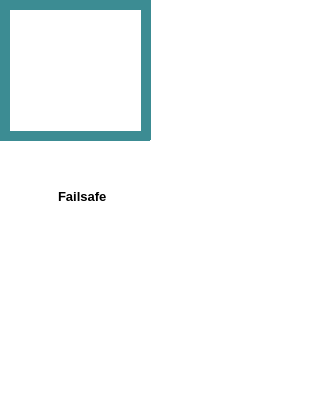
<?xml version="1.0" encoding="UTF-8"?>
<ui version="4.0">
 <class>MainWindow</class>
 <widget class="QMainWindow" name="MainWindow">
  <property name="geometry">
   <rect>
    <x>0</x>
    <y>0</y>
    <width>315</width>
    <height>411</height>
   </rect>
  </property>
  <property name="windowTitle">
   <string>SEDS </string>
  </property>
  <property name="windowIcon">
   <iconset>
    <normaloff>../images/FLAG.png</normaloff>../images/FLAG.png</iconset>
  </property>
  <property name="styleSheet">
   <string notr="true">background-color: rgb(255, 255, 255);
border-color: qlineargradient(spread:pad, x1:0.972, y1:1, x2:1, y2:0, stop:0 rgba(0, 73, 0, 111), stop:1 rgba(255, 255, 255, 255));</string>
  </property>
  <widget class="QWidget" name="centralwidget">
   <widget class="QWidget" name="verticalLayoutWidget">
    <property name="geometry">
     <rect>
      <x>0</x>
      <y>140</y>
      <width>151</width>
      <height>231</height>
     </rect>
    </property>
    <layout class="QVBoxLayout" name="verticalLayout">
     <item>
      <layout class="QGridLayout" name="gridLayout">
       <item row="0" column="2">
        <widget class="QLabel" name="label_40">
         <property name="font">
          <font>
           <family>Segoe UI</family>
           <pointsize>10</pointsize>
           <weight>75</weight>
           <italic>false</italic>
           <bold>true</bold>
          </font>
         </property>
         <property name="text">
          <string>Failsafe</string>
         </property>
        </widget>
       </item>
       <item row="0" column="1">
        <widget class="QLabel" name="label">
         <property name="text">
          <string/>
         </property>
         <property name="pixmap">
          <pixmap>../images/download.png</pixmap>
         </property>
        </widget>
       </item>
       <item row="0" column="0">
        <spacer name="horizontalSpacer_9">
         <property name="orientation">
          <enum>Qt::Horizontal</enum>
         </property>
         <property name="sizeHint" stdset="0">
          <size>
           <width>40</width>
           <height>20</height>
          </size>
         </property>
        </spacer>
       </item>
       <item row="0" column="3">
        <spacer name="horizontalSpacer_10">
         <property name="orientation">
          <enum>Qt::Horizontal</enum>
         </property>
         <property name="sizeHint" stdset="0">
          <size>
           <width>40</width>
           <height>20</height>
          </size>
         </property>
        </spacer>
       </item>
      </layout>
     </item>
     <item>
      <layout class="QHBoxLayout" name="horizontalLayout_2">
       <item>
        <spacer name="horizontalSpacer_2">
         <property name="orientation">
          <enum>Qt::Horizontal</enum>
         </property>
         <property name="sizeHint" stdset="0">
          <size>
           <width>40</width>
           <height>20</height>
          </size>
         </property>
        </spacer>
       </item>
       <item>
        <widget class="QLabel" name="label_13">
         <property name="text">
          <string/>
         </property>
         <property name="pixmap">
          <pixmap>../images/glider graph.png</pixmap>
         </property>
        </widget>
       </item>
       <item>
        <spacer name="horizontalSpacer_5">
         <property name="orientation">
          <enum>Qt::Horizontal</enum>
         </property>
         <property name="sizeHint" stdset="0">
          <size>
           <width>40</width>
           <height>20</height>
          </size>
         </property>
        </spacer>
       </item>
      </layout>
     </item>
    </layout>
   </widget>
   <widget class="QLabel" name="label_4">
    <property name="geometry">
     <rect>
      <x>10</x>
      <y>10</y>
      <width>131</width>
      <height>121</height>
     </rect>
    </property>
    <property name="text">
     <string/>
    </property>
    <property name="pixmap">
     <pixmap>../images/tt6-1.png</pixmap>
    </property>
   </widget>
   <widget class="QLabel" name="label_5">
    <property name="geometry">
     <rect>
      <x>0</x>
      <y>0</y>
      <width>151</width>
      <height>141</height>
     </rect>
    </property>
    <property name="styleSheet">
     <string notr="true">background-color: rgb(60, 140, 147);</string>
    </property>
    <property name="text">
     <string/>
    </property>
   </widget>
   <widget class="QWidget" name="verticalLayoutWidget_2">
    <property name="geometry">
     <rect>
      <x>150</x>
      <y>140</y>
      <width>160</width>
      <height>231</height>
     </rect>
    </property>
    <layout class="QVBoxLayout" name="verticalLayout_2">
     <item>
      <layout class="QHBoxLayout" name="horizontalLayout">
       <item>
        <spacer name="horizontalSpacer">
         <property name="orientation">
          <enum>Qt::Horizontal</enum>
         </property>
         <property name="sizeHint" stdset="0">
          <size>
           <width>40</width>
           <height>20</height>
          </size>
         </property>
        </spacer>
       </item>
       <item>
        <widget class="QLabel" name="label_12">
         <property name="enabled">
          <bool>true</bool>
         </property>
         <property name="text">
          <string/>
         </property>
         <property name="pixmap">
          <pixmap>../images/map-2.png</pixmap>
         </property>
        </widget>
       </item>
       <item>
        <spacer name="horizontalSpacer_8">
         <property name="orientation">
          <enum>Qt::Horizontal</enum>
         </property>
         <property name="sizeHint" stdset="0">
          <size>
           <width>40</width>
           <height>20</height>
          </size>
         </property>
        </spacer>
       </item>
      </layout>
     </item>
     <item>
      <layout class="QHBoxLayout" name="horizontalLayout_3">
       <item>
        <spacer name="horizontalSpacer_3">
         <property name="orientation">
          <enum>Qt::Horizontal</enum>
         </property>
         <property name="sizeHint" stdset="0">
          <size>
           <width>40</width>
           <height>20</height>
          </size>
         </property>
        </spacer>
       </item>
       <item>
        <widget class="QLabel" name="label_3">
         <property name="text">
          <string/>
         </property>
         <property name="pixmap">
          <pixmap>../images/parachute graph_1.png</pixmap>
         </property>
        </widget>
       </item>
       <item>
        <spacer name="horizontalSpacer_6">
         <property name="orientation">
          <enum>Qt::Horizontal</enum>
         </property>
         <property name="sizeHint" stdset="0">
          <size>
           <width>40</width>
           <height>20</height>
          </size>
         </property>
        </spacer>
       </item>
      </layout>
     </item>
    </layout>
   </widget>
   <zorder>verticalLayoutWidget</zorder>
   <zorder>label_5</zorder>
   <zorder>label_4</zorder>
   <zorder>verticalLayoutWidget_2</zorder>
  </widget>
  <widget class="QMenuBar" name="menubar">
   <property name="geometry">
    <rect>
     <x>0</x>
     <y>0</y>
     <width>315</width>
     <height>21</height>
    </rect>
   </property>
  </widget>
  <widget class="QStatusBar" name="statusbar"/>
 </widget>
 <resources/>
 <connections/>
</ui>
